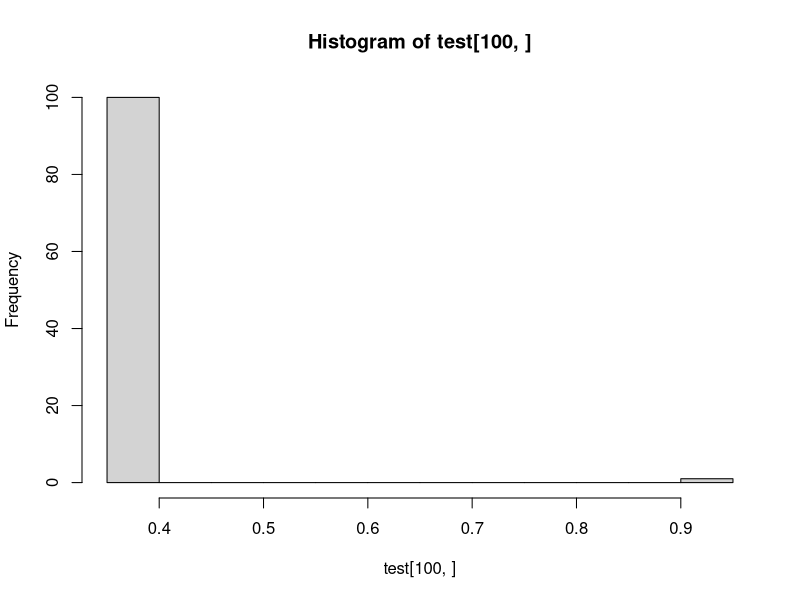
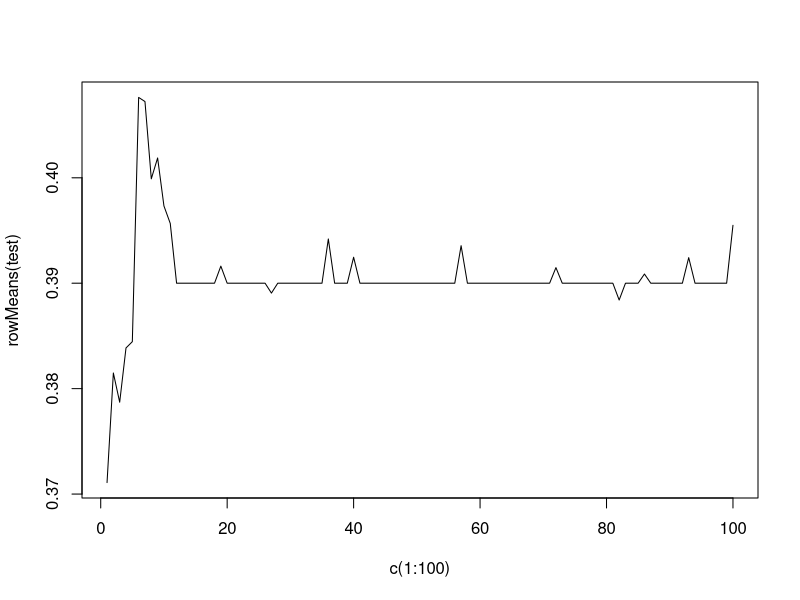
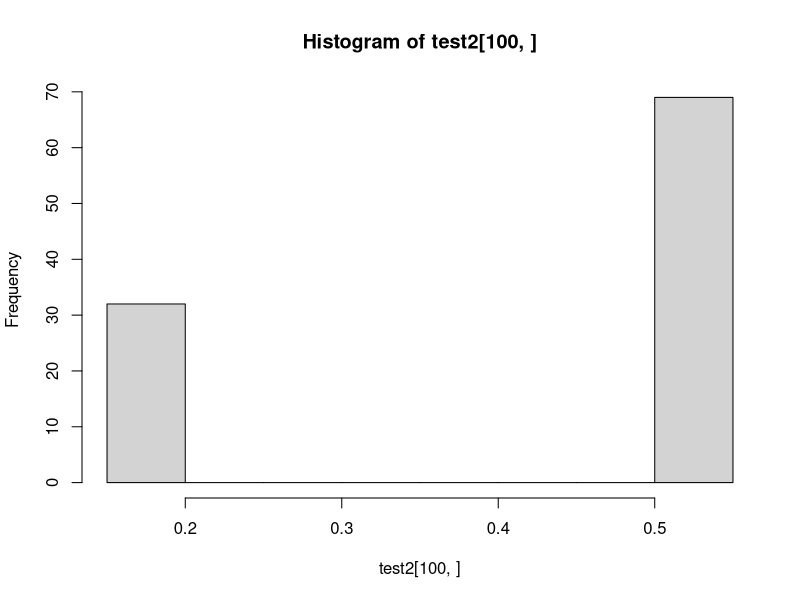
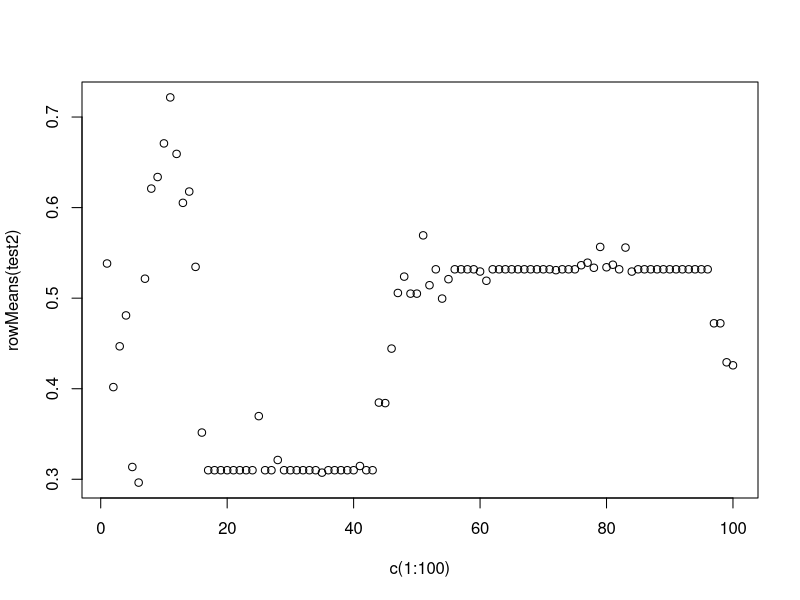
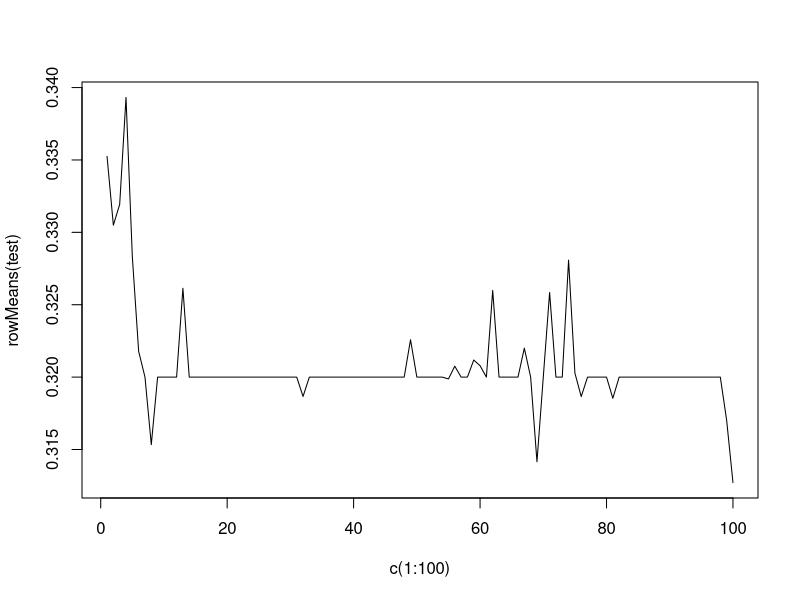
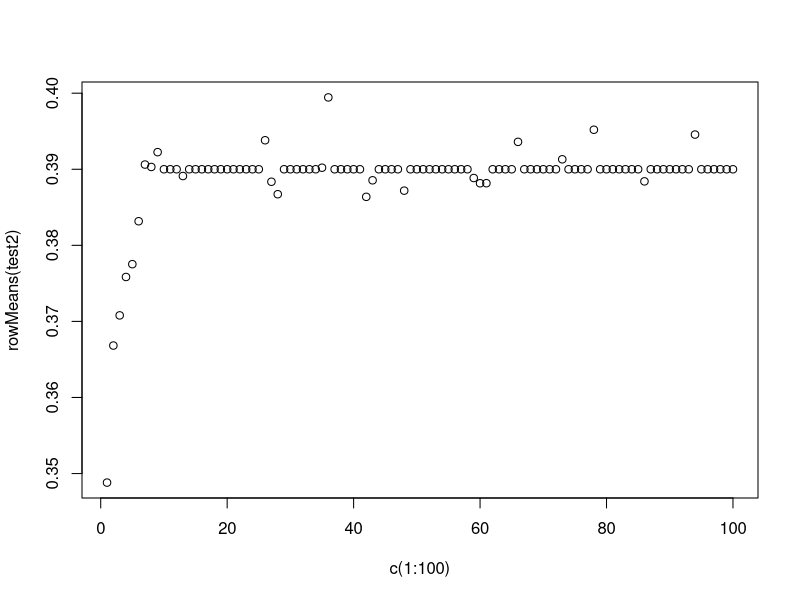
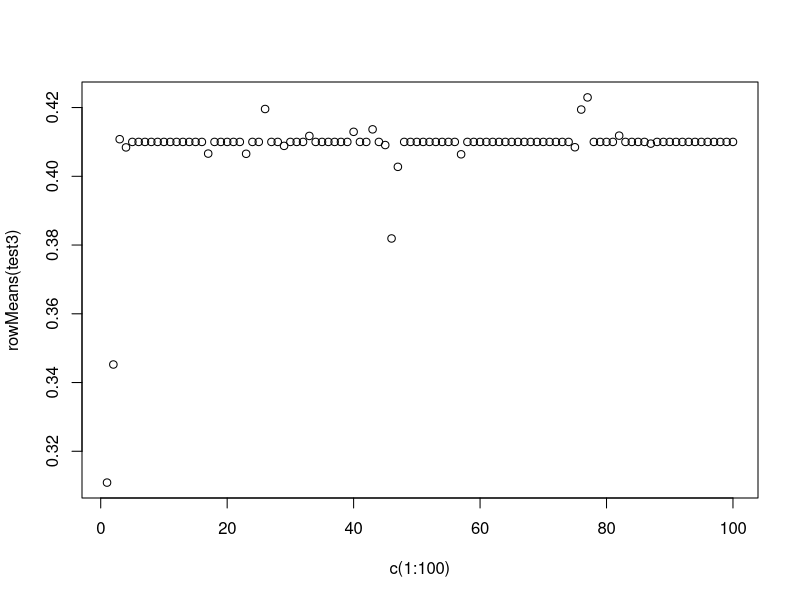
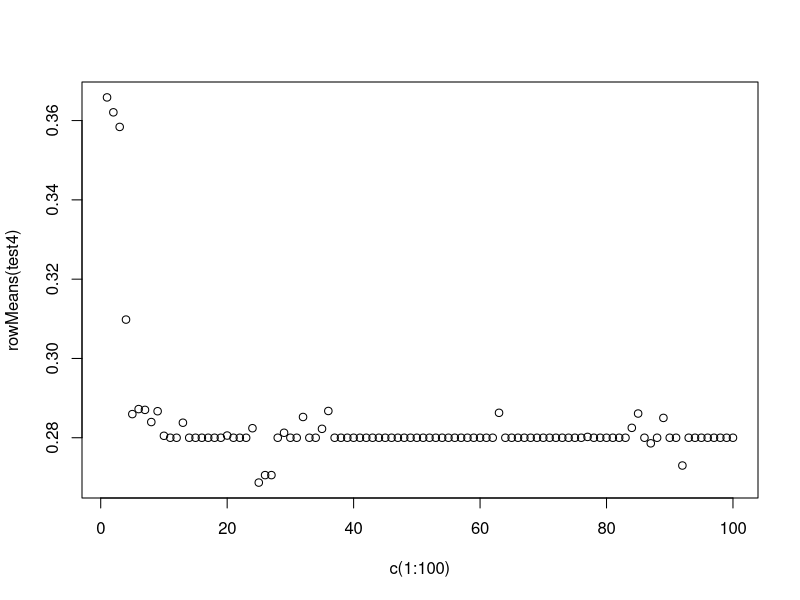

The R script that drew these images, in order:
## ---- chunk 1
set.seed(100)
x <- seq(0,1,0.01)

# choices of selection strategy
moran <- function(s,f) exp(s*f)/(sum(exp(s*f)))
moran.inverse <- function(s,f) 1 - exp(s*(-f))/sum(exp(s*(-f)))

# n: number of agents, N: number of generations, x: genotype, s: selection strength
# m: mutation rate, strategy: moran (TRUE) or inverse moran (FALSE)

selection <- function(n, N, x, s, m, strategy) {
  # original genotype
  evolution <- matrix(, nrow = N/1000, ncol = n)
  
  for (i in 1:N){
    # phenotype based on Gaussian distribution
    phenotype <- rnorm(n, mean = x, sd = 1 - x)
    
    # fitness of population based on phenotype
    fitness <- -abs(phenotype)
    
    if (strategy) {
     repro <- moran(s,fitness)
    } else {
     repro <- moran.inverse(s,fitness)
    }

    # replacing of agent
    dead.person <- sample(n, 1)
    
    if (runif(1) < m) { # mutation happens
      x[dead.person] <- runif(1) # replace with random strategy
    } else { # selection happens
      new.person <- sample(n, 1, prob = repro)
      x[dead.person] <- x[new.person]
    }
    
    if (i%%1000 == 0){
      evolution[i/1000,] <- x
    }
  }
  
  return(evolution)
}

## ---- chunk 2
x <- seq(0,1,0.01)
test <- selection(length(x), 100000, x, 100, .001, TRUE)
test2 <- selection(length(x), 100000, x, 100, .001, FALSE)

hist(test[100,])
plot(x = c(1:100), y = rowMeans(test), type = 'l')
hist(test2[100,])
plot(x = c(1:100), y = rowMeans(test2))
## ---- chunk 3
x <- seq(0,1,0.01)
test <- selection(length(x), 100000, x, 100, 0.001, TRUE)
test2 <- selection(length(x), 100000, x, 100, 0.001, TRUE)
test3 <- selection(length(x), 100000, x, 100, 0.001, TRUE)
test4 <- selection(length(x), 100000, x, 100, 0.001, TRUE)

plot(x = c(1:100), y = rowMeans(test), type = 'l')
plot(x = c(1:100), y = rowMeans(test2))
plot(x = c(1:100), y = rowMeans(test3))
plot(x = c(1:100), y = rowMeans(test4))

